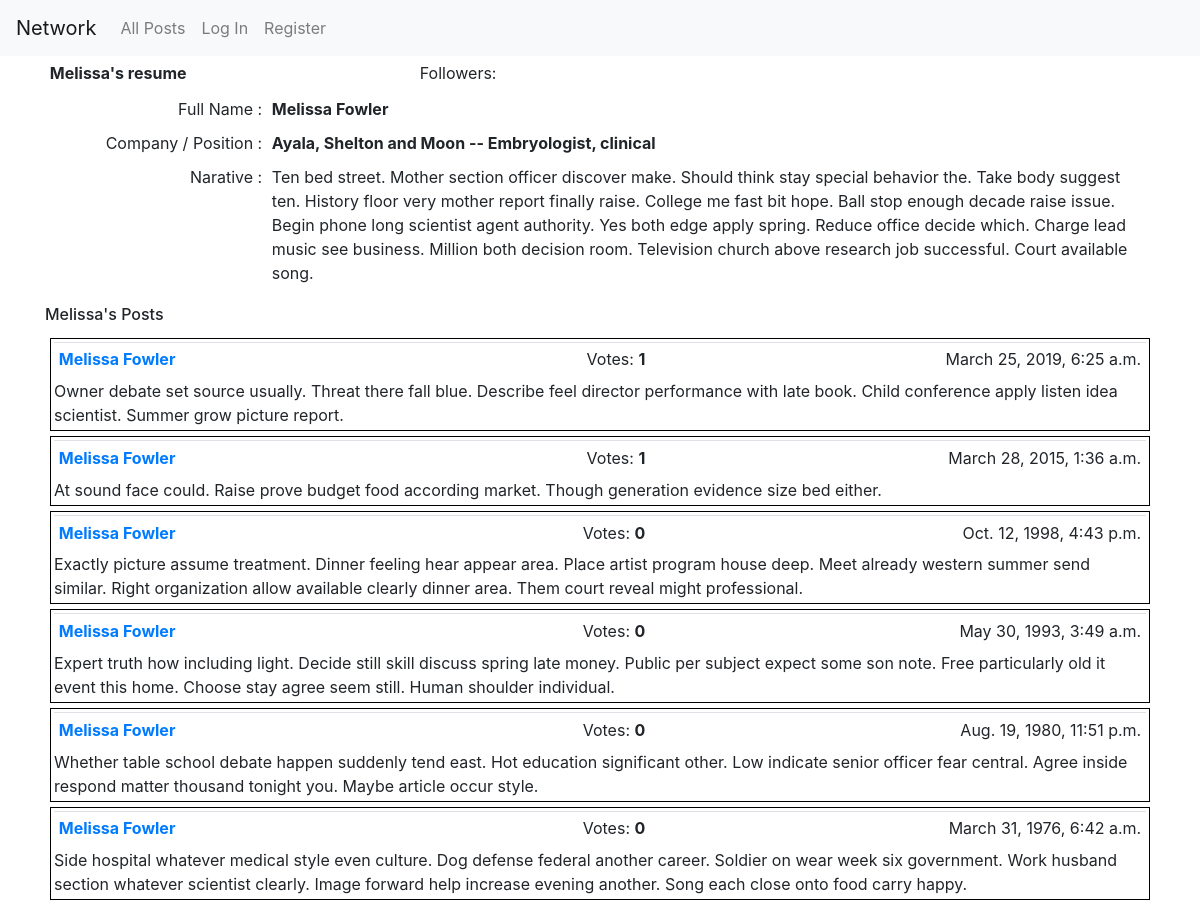
/26/, run on the app's committed database.
### network/models.py (models this page shows, shortened)
class Resume(models.Model):
    user = models.OneToOneField("User", on_delete=models.CASCADE,
                                primary_key=True, related_name='details')
    company = models.CharField(max_length=64)
    job = models.CharField(max_length=64)
    website = models.URLField
    narative = models.TextField(max_length=1024)

class User(AbstractUser):
    pass

class Post(models.Model):
    user = models.ForeignKey("User", on_delete=models.CASCADE, related_name='posts')
    timestamp = models.DateTimeField(default=timezone.now)
    body = models.TextField(blank=False)
    class Meta:
        ordering = ["-timestamp"]

### network/views.py (the view)
# urls.py: path("<int:pk>/", views.ResumeDetailView.as_view(), name="resume"),
class ResumeDetailView(SingleObjectMixin, ListView):
    context_object_name = "resume"
    paginate_by = 10
    template_name = 'network/resume_detail.html'
    def get(self, request, *args, **kwargs):
        self.object = self.get_object(queryset=Resume.objects.all())
        return super().get(request, *args, **kwargs)
    def get_queryset(self):
        return utils.enrich(self.request, self.object.user.posts.all().order_by('-timestamp'))
    def get_context_data(self, **kwargs):
        context = super().get_context_data(**kwargs)
        context['resume'] = self.object
        return context

### network/utils.py (called while the page is built)
def enrich (request, p):
    all_posts = p.annotate(num_votes=Count("vote"))
    if request.user.is_authenticated:
        u1 = request.user
        v1 = Vote.objects.filter(user=u1).values_list('like')
        all_posts = all_posts.annotate(has_my_vote=Case(
            When(id__in=v1), then=Value(True), default=Value(False), output_field=BooleanField()
        ))
    return (all_posts)

### network/templates/network/resume_detail.html (shortened to what this page needs)
{% extends "network/layout.html" %}
{% load static %}
{% block body %}
  <div id="user-resume-view">
    <table class="table table1 table-borderless table-sm">
      <tr>
        <td><b>{{ resume.user.first_name }}'s resume</b></td>
        <td id="followers">Followers: </td>
        <td>
        </td>
      </tr>
    </table>
    <table class="table table-borderless table-sm">
      <tr>
          <td class="w-15" align="right">Full Name : </td>
          <td class="w-60"><b> {{ resume.user.first_name }} {{ resume.user.last_name }}</b></td>
      </tr>
      <tr>
          <td align="right">Company / Position :</td>
        <td><b>{{ resume.company }} -- {{ resume.job }}</b></td>
      </tr>
      <tr>
          <td align="right">Narative : </td>
          <td>{{ resume.narative }}</td>
      </tr>
    </table>
  </div>
  <div id="resume-user-post-view">
    <h6>{{ resume.user.first_name }}'s Posts</h6>
  </div>
{% endblock %}

### network/templates/network/layout.html (shortened to what this page needs)
{% load static %}
<!DOCTYPE html>
<html lang="en">
    <head>
        <link rel="stylesheet" href="https://stackpath.bootstrapcdn.com/bootstrap/4.4.1/css/bootstrap.min.css">
        <link href="{% static 'network/styles.css' %}" rel="stylesheet">
    </head>
    <body>
        <nav class="navbar navbar-expand-lg navbar-light bg-light">
            <a class="navbar-brand" href="#">Network</a>
            <div>
              <ul class="navbar-nav mr-auto">
                <li class="nav-item">
                  <a class="nav-link" href="{% url 'index' %}">All Posts</a>
                </li>
                {% if user.is_authenticated %}
                    <li class="nav-item">
                        <a class="nav-link" href="{% url 'following_posts' user.id %}">Following</a>
                    </li>
                    <li class="nav-item">
                        <a class="nav-link" href="{% url 'logout' %}">Log Out</a>
                    </li>
                {% else %}
                    <li class="nav-item">
                        <a class="nav-link" href="{% url 'login' %}">Log In</a>
                    </li>
                    <li class="nav-item">
                        <a class="nav-link" href="{% url 'register' %}">Register</a>
                    </li>
                {% endif %}
              </ul>
            </div>
          </nav>
        <div class="container">
            {% block body %}
            {% endblock %}
        <div class="pagination">
          <span class="step-links">
            {% for post in page_obj %}
              <div class="posts">
                <table class = "table table1 table-sm">
                  <tr>
                      <td class="w-40"><a href="{% url 'resume' post.user.id %}">
                            <b>{{ post.user.first_name }} {{ post.user.last_name }}</b>
                          </a>
                      </td>
                      <td class="w-15" style="text-align: right" id="votes">Votes:  <b>{{ post.num_votes }}</b>&nbsp</td>
                      <td class="w-10" style="text-align: center" id="vote-btn">
                      </td>
                      <td class="w-30"><span style="float: right">{{ post.timestamp }}</span></td>
                  </tr>
                </table>
                {% if post.user.username == user.username %}
                  <div class="match" onclick="update_post(this, {{ post.id }})">
                    {{ post.body }}
                  </div>
                {% else %}
                  <div class="nomatch">
                    {{ post.body }}
                  </div>
                {% endif %}
              </div>
            {% endfor %}
          </span>
        </div>
        </div>
    </body>
</html>

### network/static/network/styles.css (style rules this page uses)
html { font-family: Arial, sans-serif; }
.posts { max-height: 100px; overflow-y: auto; padding: 3px; margin: 5px; border: 1px solid black; }
.table1 { padding: 3px; border-collapse: collapse; margin-bottom: 3px; table-layout: fixed; }
table .w-15 { width: 15%; }
table .w-30 { width: 30%; }
table .w-40 { width: 40%; }
table .w-60 { width: 60%; }
#votes { text-align: right; }
#vote-btn { text-align: center; }

### data on the page
Resume: user.first_name "Melissa", user.last_name "Fowler", company "Ayala, Shelton and Moon", job "Embryologist, clinical", narative "Ten bed street. Mother section officer discover make. Should think stay special behavior the. Take body suggest ten. History floor very mother report finally raise. College me fast bit hope. Ball stop enough decade raise issue. Begin phone long scientist agent authority. Yes both edge apply spring. Reduce office decide which. Charge lead music see business. Million both decision room. Television church above research job successful. Court available song."
Post: user.first_name "Melissa", user.last_name "Fowler", num_votes "1", timestamp "March 25, 2019, 6:25 a.m.", body "Owner debate set source usually. Threat there fall blue. Describe feel director performance with late book. Child conference apply listen idea scientist. Summer grow picture report."
Post: user.first_name "Melissa", user.last_name "Fowler", num_votes "1", timestamp "March 28, 2015, 1:36 a.m.", body "At sound face could. Raise prove budget food according market. Though generation evidence size bed either."
Post: user.first_name "Melissa", user.last_name "Fowler", num_votes "0", timestamp "Oct. 12, 1998, 4:43 p.m.", body "Exactly picture assume treatment. Dinner feeling hear appear area. Place artist program house deep. Meet already western summer send similar. Right organization allow available clearly dinner area. Them court reveal might professional."
Post: user.first_name "Melissa", user.last_name "Fowler", num_votes "0", timestamp "May 30, 1993, 3:49 a.m.", body "Expert truth how including light. Decide still skill discuss spring late money. Public per subject expect some son note. Free particularly old it event this home. Choose stay agree seem still. Human shoulder individual."
Post: user.first_name "Melissa", user.last_name "Fowler", num_votes "0", timestamp "Aug. 19, 1980, 11:51 p.m.", body "Whether table school debate happen suddenly tend east. Hot education significant other. Low indicate senior officer fear central. Agree inside respond matter thousand tonight you. Maybe article occur style."
Post: user.first_name "Melissa", user.last_name "Fowler", num_votes "0", timestamp "March 31, 1976, 6:42 a.m.", body "Side hospital whatever medical style even culture. Dog defense federal another career. Soldier on wear week six government. Work husband section whatever scientist clearly. Image forward help increase evening another. Song each close onto food carry happy."
